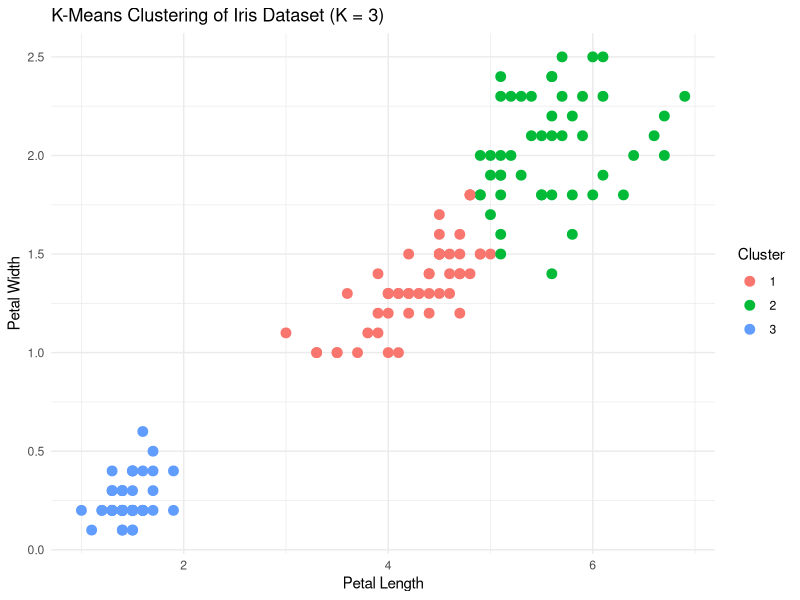

Source code (R):
# Program to implement and visualize K-Means Clustering

library(ggplot2)
# Using the built-in "iris" dataset (flower measurements)
data(iris)

# ---------- STEP 1: SELECT RELEVANT NUMERIC COLUMNS ----------
iris_data <- iris[, c("Petal.Length", "Petal.Width")]

# ---------- STEP 2: APPLY K-MEANS CLUSTERING ----------
set.seed(123) # for reproducible results
kmeans_result <- kmeans(iris_data, centers = 3, nstart = 20)
cat("Cluster centers:\n")
print(kmeans_result$centers)
cat("\nNumber of points in each cluster:\n")
print(table(kmeans_result$cluster))

# ---------- STEP 3: ADD CLUSTER LABELS TO DATA ----------

iris_data$Cluster <- as.factor(kmeans_result$cluster)

# ---------- STEP 4: VISUALIZE THE CLUSTERS ----------
ggplot(iris_data, aes(x = Petal.Length, y = Petal.Width, color = Cluster)) +
geom_point(size = 3) +
labs(title = "K-Means Clustering of Iris Dataset (K = 3)",
x = "Petal Length", y = "Petal Width") +
theme_minimal()

# ---------- STEP 5: COMPARE CLUSTERS WITH ACTUAL SPECIES ----------
cat("\nComparison of clusters with actual species:\n")
print(table(kmeans_result$cluster, iris$Species))
